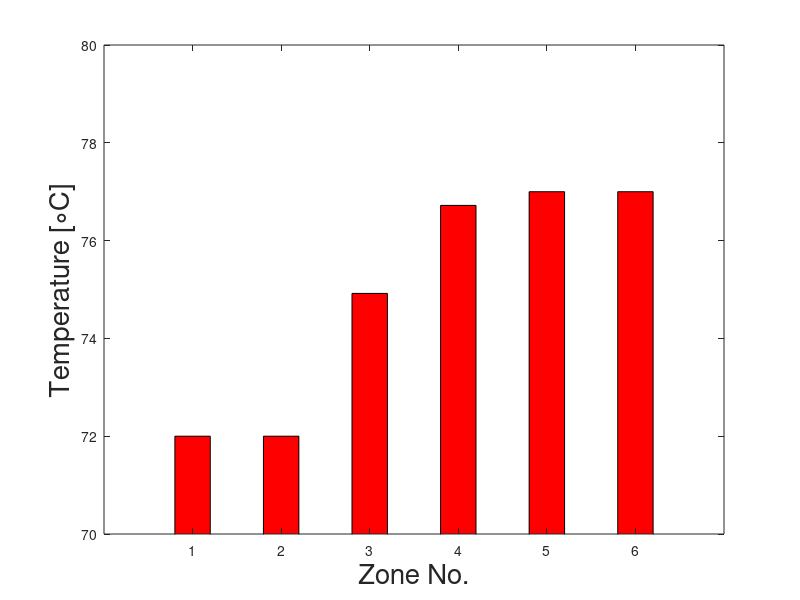

MATLAB code for this plot: (Note: this script raises an error after producing the figure.)
close all;

% Myweight={'Before' [12.5]
%            'After' [8.7]};
% h=bar([Myweight{:,2}]);
% set(gca,'XtickLabel',Myweight(:,1));

MyWei=[345.15 345.15 348.07 349.87 350.15 350.15]-273.15;
% fakeX=[1 2];
wd=0.4;
h=bar([1 2 3 4 5 6],MyWei,wd,'facecolor','r');
% hold on;
% h=bar(2,[8.7],wd,'facecolor','g');
% set(gca,'Xtick',[1 2]);
% set(gca,'XtickLabel',{'Original','Optimised'},'FontSize',18);
ylabel('Temperature [\circC]','FontSize',20);
xlabel('Zone No.','FontSize',20);
xlim([0 7]);
ylim([70 80]);
% set(gca,'YLabel','Weight','FontSize',18);
% set(gca,'XtickLabel',{none,'Original','Optimised',none});
ax=gca;
ax.FontSize=18;
% box off;
% h.BarWidth=0.8;